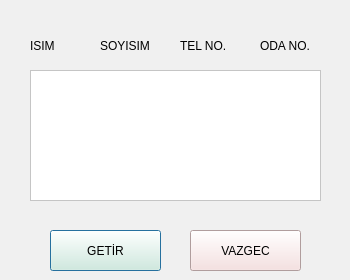
<?xml version="1.0" encoding="UTF-8"?>
<ui version="4.0">
 <class>MisafirDialog</class>
 <widget class="QDialog" name="MisafirDialog">
  <property name="geometry">
   <rect>
    <x>0</x>
    <y>0</y>
    <width>350</width>
    <height>280</height>
   </rect>
  </property>
  <property name="windowTitle">
   <string>Dialog</string>
  </property>
  <property name="styleSheet">
   <string notr="true">background-color: rgb(240, 240, 240);</string>
  </property>
  <widget class="QPushButton" name="btnOdeme">
   <property name="geometry">
    <rect>
     <x>50</x>
     <y>230</y>
     <width>111</width>
     <height>41</height>
    </rect>
   </property>
   <property name="styleSheet">
    <string notr="true">background-color: rgb(220,245,220);</string>
   </property>
   <property name="text">
    <string>GETİR</string>
   </property>
  </widget>
  <widget class="QPushButton" name="btnVazgec">
   <property name="geometry">
    <rect>
     <x>190</x>
     <y>230</y>
     <width>111</width>
     <height>41</height>
    </rect>
   </property>
   <property name="styleSheet">
    <string notr="true">background-color: rgb(246,220, 220);</string>
   </property>
   <property name="text">
    <string>VAZGEC</string>
   </property>
  </widget>
  <widget class="QListWidget" name="listWidget">
   <property name="geometry">
    <rect>
     <x>30</x>
     <y>70</y>
     <width>291</width>
     <height>131</height>
    </rect>
   </property>
   <property name="styleSheet">
    <string notr="true">background-color: rgb(255, 255, 255);</string>
   </property>
  </widget>
  <widget class="QLabel" name="label_2">
   <property name="geometry">
    <rect>
     <x>30</x>
     <y>30</y>
     <width>51</width>
     <height>31</height>
    </rect>
   </property>
   <property name="text">
    <string>ISIM</string>
   </property>
  </widget>
  <widget class="QLabel" name="label_3">
   <property name="geometry">
    <rect>
     <x>100</x>
     <y>30</y>
     <width>51</width>
     <height>31</height>
    </rect>
   </property>
   <property name="text">
    <string>SOYISIM</string>
   </property>
  </widget>
  <widget class="QLabel" name="label_4">
   <property name="geometry">
    <rect>
     <x>180</x>
     <y>30</y>
     <width>61</width>
     <height>31</height>
    </rect>
   </property>
   <property name="text">
    <string>TEL NO.</string>
   </property>
  </widget>
  <widget class="QLabel" name="label_5">
   <property name="geometry">
    <rect>
     <x>260</x>
     <y>30</y>
     <width>61</width>
     <height>31</height>
    </rect>
   </property>
   <property name="text">
    <string>ODA NO.</string>
   </property>
  </widget>
 </widget>
 <resources/>
 <connections/>
</ui>
